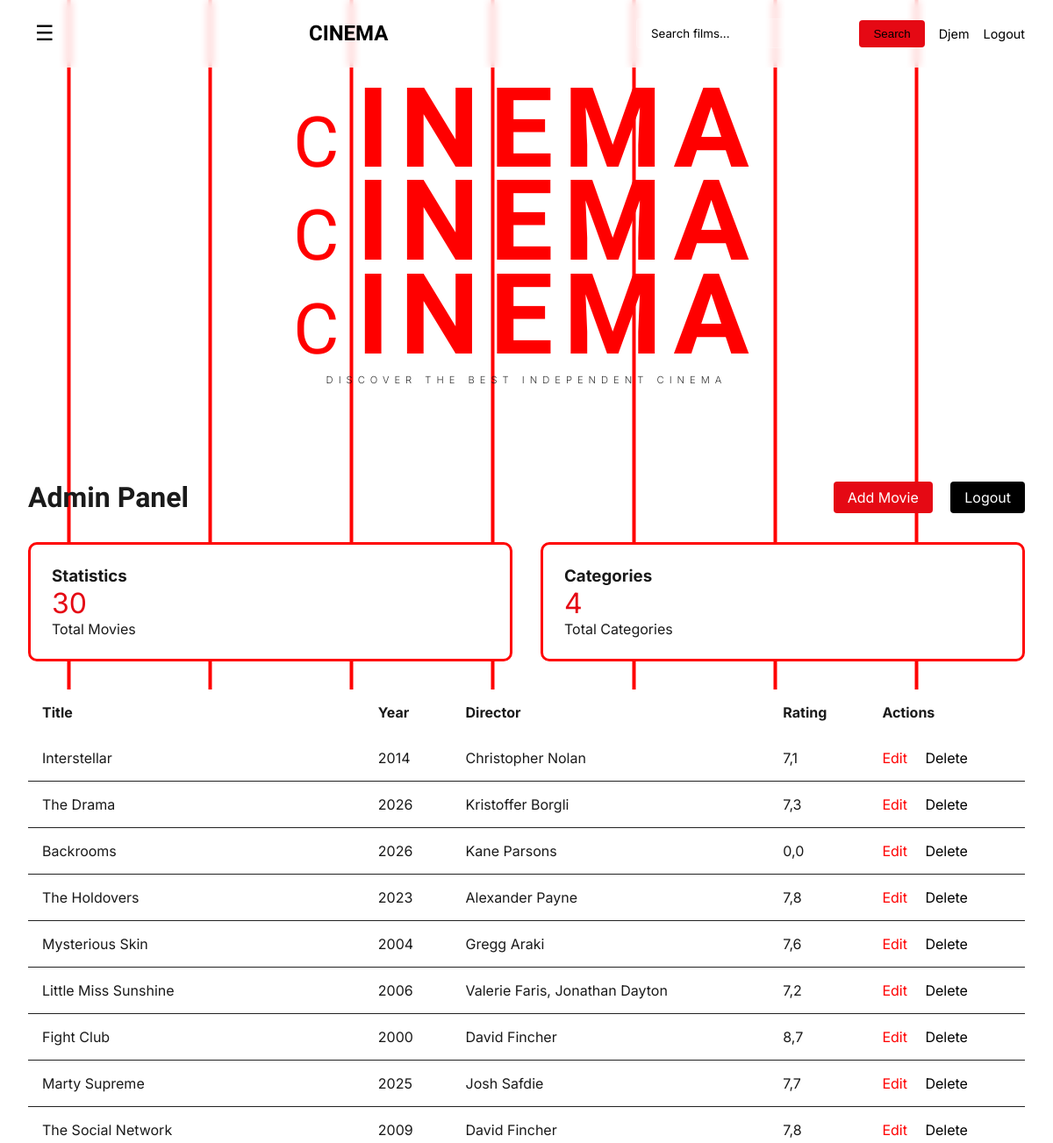
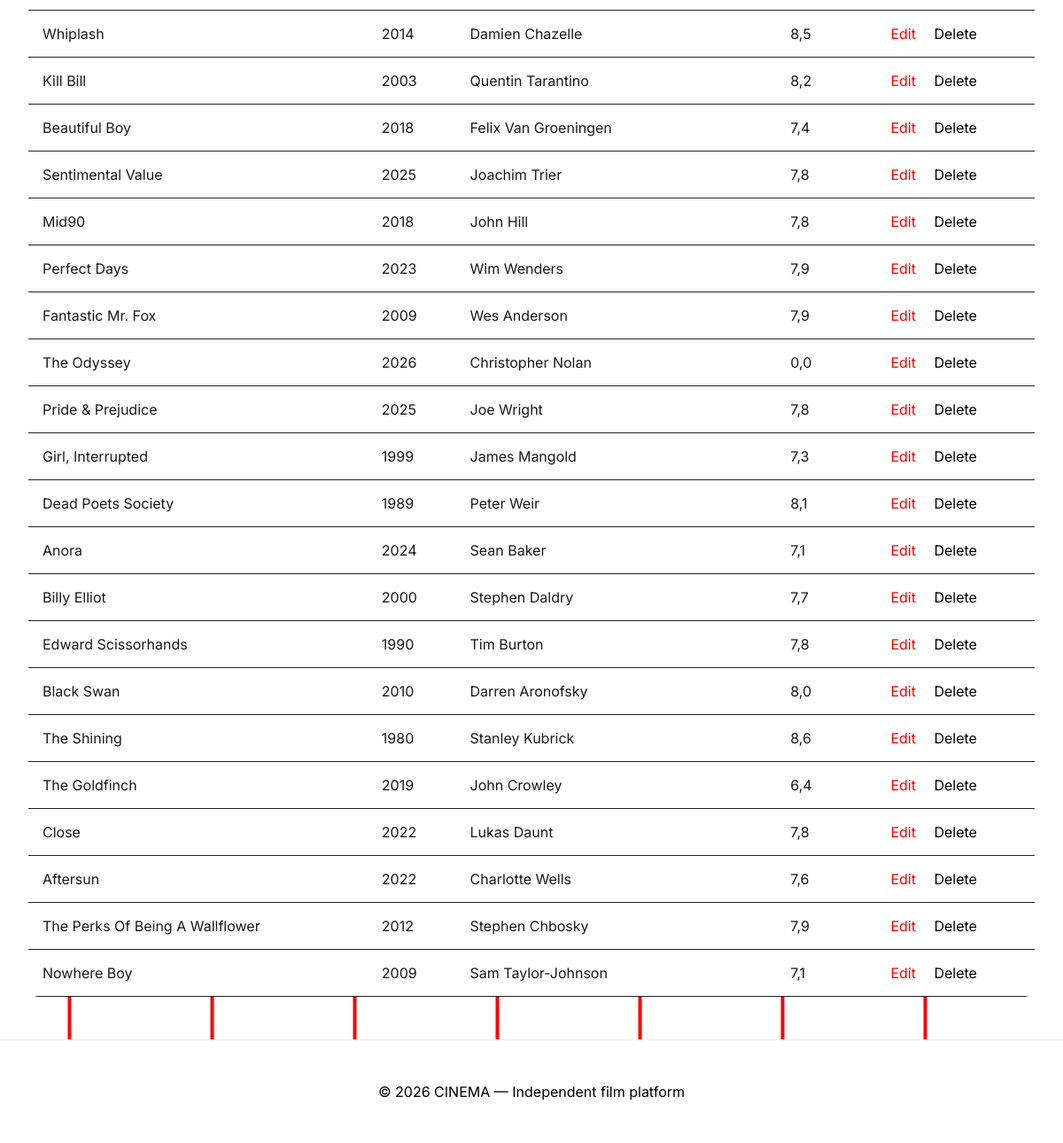
Page /admin-panel/ (signed in) on the committed database (2 pictures, top to bottom).
### movies/models.py (models this page shows, shortened)
class Movie(models.Model):
    title = models.CharField("Название", max_length=255)
    description = models.TextField("Описание")
    poster = models.URLField("Постер (ссылка)")
    backdrop = models.URLField("Фон (широкое фото)", blank=True) # Для Hero-баннера
    year = models.PositiveIntegerField("Год")
    rating = models.FloatField("Рейтинг", default=0.0)
    director = models.CharField("Director", max_length=200, blank=True, null=True)
    actors = models.ManyToManyField(Actor, related_name="movies", verbose_name="Актёры")
    category = models.ForeignKey('Category', on_delete=models.CASCADE)

### movies/views.py (the view)
# urls.py: path('admin-panel/', views.admin_panel, name='admin_panel'),
@user_passes_test(is_admin)
def admin_panel(request):
    movies = Movie.objects.all()
    categories = Category.objects.all()
    actors = Actor.objects.all()
    return render(request, 'movies/admin_panel.html', {
        'movies': movies,
        'categories': categories,
        'actors': actors
    })

### movies/views.py (called while the page is built)
def is_admin(user):
    return user.is_staff or user.is_superuser

### templates/movies/admin_panel.html
﻿{% extends 'base.html' %}
{% block content %}
<div style="max-width: 1400px; margin: 0 auto;">
    <div style="display: flex; justify-content: space-between; align-items: center; margin-bottom: 2rem;">
        <h1 style="font-family: 'BBH Bartle', sans-serif;">Admin Panel</h1>
        <div>
            <a href="{% url 'add_movie' %}" style="background: #e50914; color: white; padding: 0.5rem 1rem; text-decoration: none; border-radius: 4px; margin-right: 1rem;">Add Movie</a>
            <a href="{% url 'logout' %}" style="background: #000000; color: rgb(255, 255, 255); padding: 0.5rem 1rem; text-decoration: none; border-radius: 4px;">Logout</a>
        </div>
    </div>
    <div style="display: grid; grid-template-columns: 1fr 1fr; gap: 2rem; margin-bottom: 2rem;">
        <div style="background: #ffffff; padding: 1.5rem; border: 3px solid rgb(255, 5, 5); border-radius: 10px;">
            <h3>Statistics</h3>
            <p style="font-size: 2rem; color: #e50914;">{{ movies.count }}</p>
            <p>Total Movies</p>
        </div>
        <div style="background: #ffffff; padding: 1.5rem;border: 3px solid rgb(255, 5, 5); border-radius: 10px;">
            <h3>Categories</h3>
            <p style="font-size: 2rem; color: #e50914;">{{ categories.count }}</p>
            <p>Total Categories</p>
        </div>
    </div>
    <div style="background: #ffffff; border-radius: 12px; overflow-x: auto;">
        <table style="width: 100%; border-collapse: collapse;">
            <thead>
                <tr style="background: #ffffff;">
                    <th style="padding: 1rem; text-align: left;">Title</th>
                    <th style="padding: 1rem; text-align: left;">Year</th>
                    <th style="padding: 1rem; text-align: left;">Director</th>
                    <th style="padding: 1rem; text-align: left;">Rating</th>
                    <th style="padding: 1rem; text-align: left;">Actions</th>
                 </tr>
            </thead>
            <tbody>
                {% for movie in movies %}
                <tr style="border-bottom: 1px solid #222;">
                    <td style="padding: 1rem;">{{ movie.title }}</td>
                    <td style="padding: 1rem;">{{ movie.year }}</td>
                    <td style="padding: 1rem;">{{ movie.director|default:'-' }}</td>
                    <td style="padding: 1rem;">{{ movie.rating }}</td>
                    <td style="padding: 1rem;">
                        <a href="{% url 'edit_movie' movie.id %}" style="color: #ff0000; text-decoration: none; margin-right: 1rem;">Edit</a>
                        <a href="{% url 'delete_movie' movie.id %}" style="color: #000000; text-decoration: none;" onclick="return confirm('Delete this movie?')">Delete</a>
                    </td>
                 </tr>
                {% endfor %}
            </tbody>
        </table>
    </div>
</div>
{% endblock %}

### templates/base.html (shortened to what this page needs)
﻿<!DOCTYPE html>
<html lang="en">
<head>
</head>
<body>
    <div class="top-nav">
        <button class="menu-btn" onclick="toggleSidebar()">☰</button>
        <a href="/" class="logo">CINEMA</a>
        <div class="search-wrapper">
            <form class="search-form" action="/" method="get">
                <input type="search" name="q" class="search-input" placeholder="Search films..." value="{{ request.GET.q }}">
                <button type="submit" class="search-btn">Search</button>
            </form>
            <div class="user-info">
                {% if user.is_authenticated %}
                    <a href="/profile/">{{ user.username }}</a>
                    <a href="/logout/">Logout</a>
                {% else %}
                    <a href="/login/">Login</a>
                    <a href="/register/">Register</a>
                {% endif %}
            </div>
        </div>
    </div>
    <div class="main-content">
        <div class="hero-section">
            <div class="hero-overlay">
                <div class="title-stack">
                    <div class="title-item title-1">
                        <span>C</span>INEMA
                    </div>
                    <div class="title-item title-2">
                        <span>C</span>INEMA
                    </div>
                    <div class="title-item title-3">
                        <span>C</span>INEMA
                    </div>
                </div>
                <div class="hero-subtitle">DISCOVER THE BEST INDEPENDENT CINEMA</div>
            </div>
        </div>
        <div class="movies-section fade-in">
            {% block content %}
            {% endblock %}
        </div>
    </div>
    <div class="footer">
        <p>© 2026 CINEMA — Independent film platform</p>
    </div>
</body>
</html>

### templates/base.html (style rules this page uses)
* { margin: 0; padding: 0; box-sizing: border-box; }
body { font-family: 'Inter', sans-serif; background: #ffffff; color: #1a1a1a; overflow-x: hidden; }
body::before { content: ''; position: fixed; top: 0; left: 0; right: 0; bottom: 0; background: repeating-linear-gradient( 90deg, transparent 0px, transparent 76px, rgb(255, 0, 0) 77px, rgb(255, 0, 0) 80px, transparent 81px, transparent 161px ); pointer-events: none; z-index: 0; }
.main-content, .navbar, .hero-section, .footer { position: relative; z-index: 1; }
.top-nav { position: fixed; top: 0; right: 0; left: 0; background: rgba(255, 255, 255, 0.7); backdrop-filter: blur(5px); z-index: 100; padding: 1rem 2rem; display: flex; justify-content: space-between; align-items: center; border-bottom: 1px solid rgba(255, 255, 255, 0.1); }
.logo { font-size: 1.5rem; font-weight: 700; color: rgb(0, 0, 0); text-decoration: none; transition: opacity 0.3s; font-family: "BBH Bartle", sans-serif; }
.search-wrapper { display: flex; gap: 1rem; align-items: center; }
.search-input { background: rgba(255, 255, 255, 0.15); border: 1px solid rgba(255, 255, 255, 0.2); padding: 0.5rem 1rem; color: rgb(0, 0, 0); font-family: 'Inter', sans-serif; border-radius: 4px; width: 250px; }
.search-input::placeholder { color: rgb(0, 0, 0); }
.search-btn { background: #e50914; border: none; padding: 0.5rem 1rem; color: rgb(0, 0, 0); cursor: pointer; border-radius: 4px; transition: background 0.3s; }
.menu-btn { background: none; border: none; color: rgb(0, 0, 0); font-size: 1.5rem; cursor: pointer; padding: 0.5rem; transition: opacity 0.3s; }
.main-content { margin-top: 80px; }
.hero-section { position: relative; height: 0vh; min-height: 400px; overflow: hidden; }
.hero-overlay { position: absolute; bottom: 15%; left: 0; right: 0; text-align: center; z-index: 2; }
.title-stack { display: flex; flex-direction: column; align-items: center; justify-content: center; gap: 0.25rem; }
.title-item { font-family: "BBH Bartle", sans-serif; font-size: 8rem; font-weight: 900; letter-spacing: 12px; text-transform: uppercase; line-height: 0.8; color: rgb(255, 0, 0); }
.title-1 { opacity: 1; }
.title-2 { opacity: 1; }
.title-3 { opacity: 1; }
.title-item span:first-child { font-family: "BBH Bartle", sans-serif; font-size: 5rem; font-weight: 400; display: inline-block; margin-right: 0.1em; }
.hero-subtitle { font-size: 0.7rem; color: rgba(0, 0, 0, 0.8); letter-spacing: 6px; margin-top: 1rem; font-family: 'Inter', sans-serif; text-transform: uppercase; font-weight: 300; }
.movies-section { padding: 3rem 2rem; background: #ffffff00; }
.footer { text-align: center; padding: 3rem; color: #000000; border-top: 1px solid #eee; font-family: 'Inter', sans-serif; background: #ffffff; }
.fade-in { animation: fadeIn 0.6s ease-out; }
.user-info { display: flex; align-items: center; gap: 1rem; font-family: 'Inter', sans-serif; }
.user-info a { color: rgb(0, 0, 0); text-decoration: none; font-size: 0.9rem; }

### rows in the picture
Movie: title "Interstellar", year "2014", director "Christopher Nolan", rating "7,1"
Movie: title "The Drama", year "2026", director "Kristoffer Borgli", rating "7,3"
Movie: title "Backrooms", year "2026", director "Kane Parsons", rating "0,0"
Movie: title "The Holdovers", year "2023", director "Alexander Payne", rating "7,8"
Movie: title "Mysterious Skin", year "2004", director "Gregg Araki", rating "7,6"
Movie: title "Little Miss Sunshine", year "2006", director "Valerie Faris, Jonathan Dayton", rating "7,2"
Movie: title "Fight Club", year "2000", director "David Fincher", rating "8,7"
Movie: title "Marty Supreme", year "2025", director "Josh Safdie", rating "7,7"
Movie: title "The Social Network", year "2009", director "David Fincher", rating "7,8"
Movie: title "Whiplash", year "2014", director "Damien Chazelle", rating "8,5"
Movie: title "Kill Bill", year "2003", director "Quentin Tarantino", rating "8,2"
Movie: title "Beautiful Boy", year "2018", director "Felix Van Groeningen", rating "7,4"
Movie: title "Sentimental Value", year "2025", director "Joachim Trier", rating "7,8"
Movie: title "Mid90", year "2018", director "John Hill", rating "7,8"
Movie: title "Perfect Days", year "2023", director "Wim Wenders", rating "7,9"
Movie: title "Fantastic Mr. Fox", year "2009", director "Wes Anderson", rating "7,9"
Movie: title "The Odyssey", year "2026", director "Christopher Nolan", rating "0,0"
Movie: title "Pride & Prejudice", year "2025", director "Joe Wright", rating "7,8"
Movie: title "Girl, Interrupted", year "1999", director "James Mangold", rating "7,3"
Movie: title "Dead Poets Society", year "1989", director "Peter Weir", rating "8,1"
Movie: title "Anora", year "2024", director "Sean Baker", rating "7,1"
Movie: title "Billy Elliot", year "2000", director "Stephen Daldry", rating "7,7"
Movie: title "Edward Scissorhands", year "1990", director "Tim Burton", rating "7,8"
Movie: title "Black Swan", year "2010", director "Darren Aronofsky", rating "8,0"
Movie: title "The Shining", year "1980", director "Stanley Kubrick", rating "8,6"
Movie: title "The Goldfinch", year "2019", director "John Crowley", rating "6,4"
Movie: title "Close", year "2022", director "Lukas Daunt", rating "7,8"
Movie: title "Aftersun", year "2022", director "Charlotte Wells", rating "7,6"
Movie: title "The Perks Of Being A Wallflower", year "2012", director "Stephen Chbosky", rating "7,9"
Movie: title "Nowhere Boy", year "2009", director "Sam Taylor-Johnson", rating "7,1"

### other values in the picture
{{ user.username }} "Djem"
{{ movies.count }} "30"
{{ categories.count }} "4"
